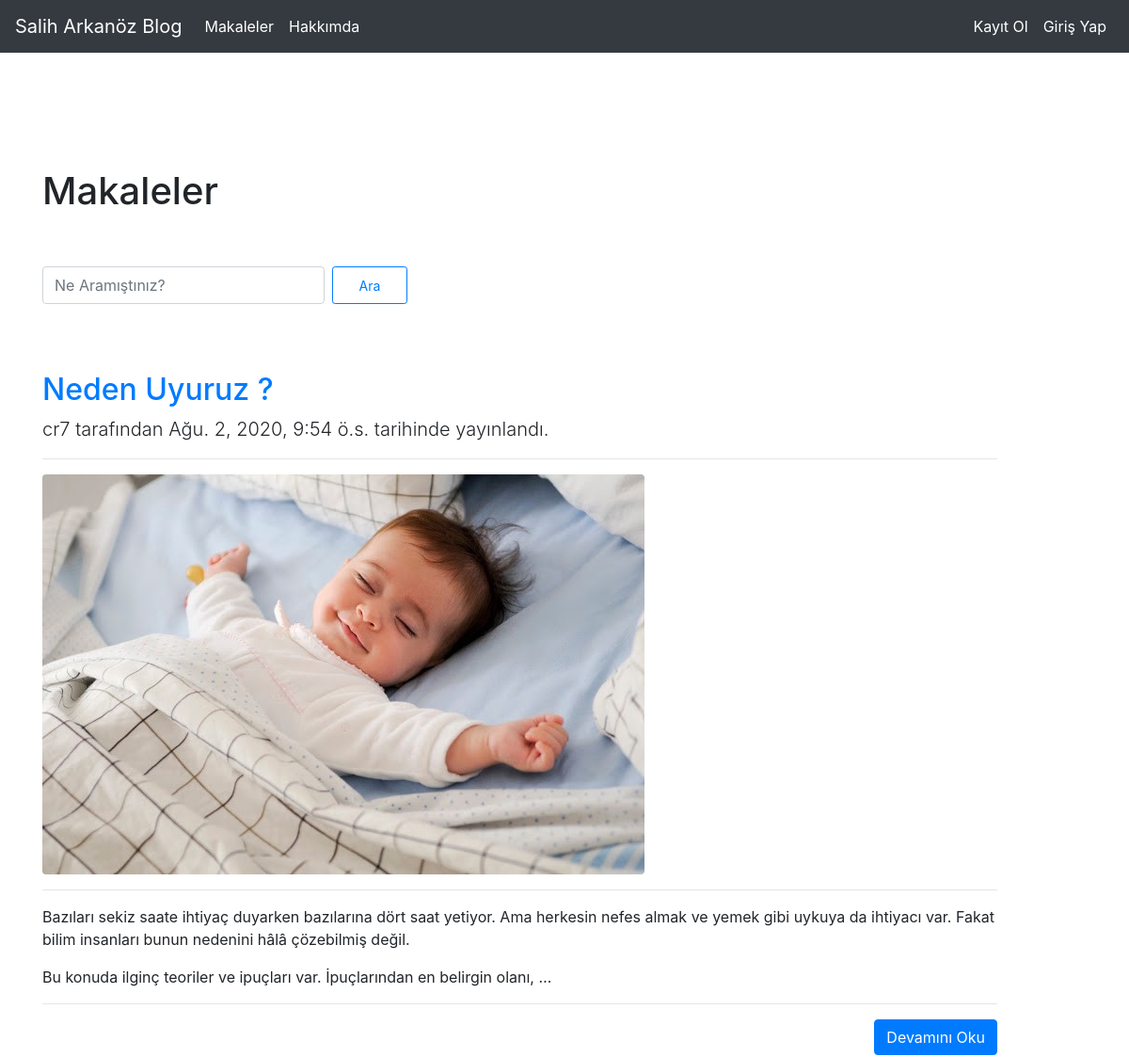
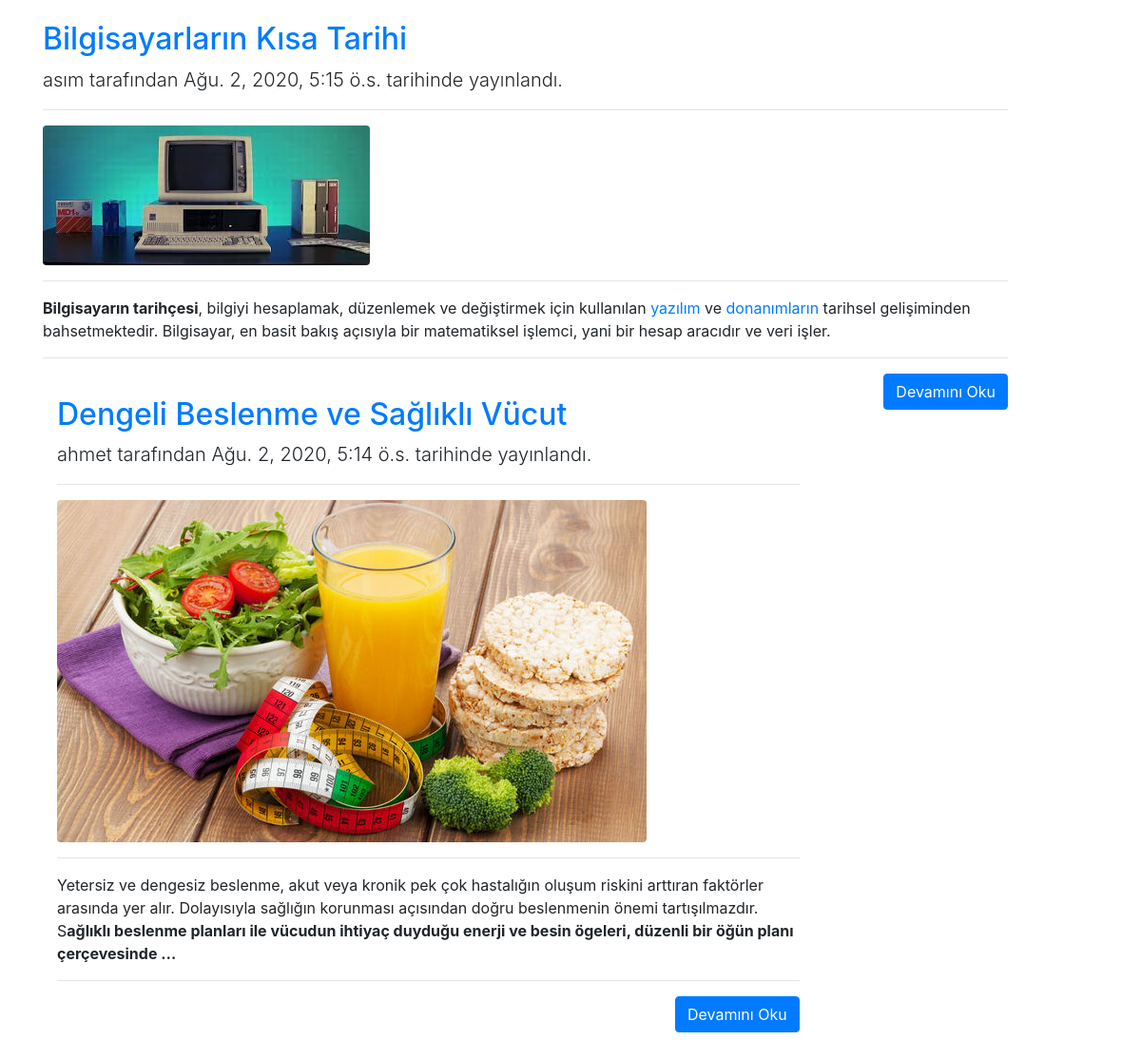
The app's page /articles/ with its own data (2 pictures, top to bottom).
### article/models.py (models this page shows, shortened)
class Article(models.Model):
    author  = models.ForeignKey("auth.User",on_delete= models.CASCADE,verbose_name="YAZAR")
    title = models.CharField(max_length=50,verbose_name="BAŞLIK")
    content = RichTextField(verbose_name="İÇERİK")
    created_date = models.DateTimeField(auto_now_add= True,verbose_name="OLUŞTURMA TARİHİ")
    article_image = models.FileField(blank=True,null=True,verbose_name="Görsel Ekleyin")
    class Meta:
        ordering = ["-created_date"]

### article/views.py (the view)
# urls.py: path('articles/', include("article.urls")),
def articles(request):
    keyword = request.GET.get("keyword")
    if keyword:
        articles = Article.objects.filter(title__contains = keyword)
        context  = {"articles":articles}
        return render(request,"articles.html",context)
    articles = Article.objects.all()
    return render(request,"articles.html",{"articles":articles})

### templates/articles.html (shortened to what this page needs)
{% extends "layout.html" %}
{% block body %}
<h1>Makaleler</h1>
{% if articles %}
<form class="form-inline mr-auto">
  <input class="form-control mr-sm-2" name ="keyword" type="text" style="width: 300px; height: 40px;" placeholder="Ne Aramıştınız?" aria-label="Search">
  <button class="btn btn-outline-primary btn-rounded btn-sm my-5" style="width: 80px; height: 40px" type="submit">Ara</button>
</form>
{% for article in articles  %}
<div class="row">
    <div class="col-lg-11">
        <h2 class="mt-4" ><a href="{% url 'article:detail' article.id %}">{{article.title}}</a></h2>
        <p class="lead">
          {{article.author}} tarafından {{article.created_date}} tarihinde yayınlandı.
        </p>
        <hr>
        {% if article.article_image %}
        <a href="{% url 'article:detail' article.id %}"><img class="img-fluid rounded"  src="{{article.article_image.url}}" alt=""></a>
        {% endif %}
        <hr>
        <p class="lead">{{article.content|safe|truncatewords:40}} </p>
        <hr>
        <a style="float:  right " class="btn btn-primary" href="{% url 'article:detail' article.id %}">Devamını Oku</a>
    </div>
</div>
{% endfor %}
{% endif %}
{% endblock body %}

### templates/layout.html (shortened to what this page needs)
{%load static %}
<!DOCTYPE html>
<html lang="en">
<head>
    <link rel="stylesheet" href="{% static 'css/bootstrap.min.css' %}">
</head>
<body>
    {% include "includes/navbar.html" %}
    <br>
    <br>
    <div style ="margin-top: 75px; margin-bottom: 130px;"class = "container">
        {% block body %}
        {% endblock body %}
    </div>
    </body>
</html>

### templates/includes/navbar.html (shortened to what this page needs)
<nav class="navbar navbar-expand-lg navbar-dark bg-dark">
    <a class="navbar-brand" href="/">Salih Arkanöz Blog</a>
    <div class="collapse navbar-collapse" id="navbarColor01">
      <ul class="navbar-nav mr-auto">
        <li class="nav-item active">
            <a class="nav-link" href="{% url 'article:articles'%}">Makaleler <span class="sr-only">(current)</span></a>
          </li>
          <li class="nav-item active">
            <a class="nav-link" href="{% url 'about'%}">Hakkımda <span class="sr-only">(current)</span></a>
          </li>
      </ul>
      <ul class="navbar-nav ml-auto">
          {% if request.user.is_authenticated %}
                    <li class="nav-item active">
                  <a class="nav-link" href="{% url 'article:dashboard'%}">Kontrol Paneli <span class="sr-only">(current)</span></a>
                <li class="nav-item active">
                  <a class="nav-link" href="{% url 'user:logout'%}">Çıkış Yap <span class="sr-only">(current)</span></a>
                </li>
          {% else %}
                      <li class="nav-item active">
                <a class="nav-link" href="{% url 'user:register'%}">Kayıt Ol <span class="sr-only">(current)</span></a>
              </li>
              <li class="nav-item active">
                <a class="nav-link" href="{% url 'user:login'%}">Giriş Yap <span class="sr-only">(current)</span></a>
              </li>
          {% endif %}
      </ul>
    </div>
</nav>

### records on screen
Article: title "Neden Uyuruz ?", author "cr7", created_date "Ağu. 2, 2020, 9:54 ö.s.", article_image (picture), content "Bazıları sekiz saate ihtiyaç duyarken bazılarına dört saat yetiyor. Ama herkesin nefes almak ve yemek gibi uykuya da ihtiyacı var. Fakat bilim insanları bunun nedenini hâlâ çözebilmiş değil. Bu konuda ilginç teoriler ve ipuçları var. İpuçlarından en belirgin olanı, …"
Article: title "Bilgisayarların Kısa Tarihi", author "asım", created_date "Ağu. 2, 2020, 5:15 ö.s.", article_image (picture), content "Bilgisayarın tarihçesi , bilgiyi hesaplamak, düzenlemek ve değiştirmek için kullanılan yazılım ve donanımların tarihsel gelişiminden bahsetmektedir. Bilgisayar, en basit bakış açısıyla bir matematiksel işlemci, yani bir hesap aracıdır ve veri işler."
Article: title "Dengeli Beslenme ve Sağlıklı Vücut", author "ahmet", created_date "Ağu. 2, 2020, 5:14 ö.s.", article_image (picture), content "Yetersiz ve dengesiz beslenme, akut veya kronik pek çok hastalığın oluşum riskini arttıran faktörler arasında yer alır. Dolayısıyla sağlığın korunması açısından doğru beslenmenin önemi tartışılmazdır. S ağlıklı beslenme planları ile vücudun ihtiyaç duyduğu enerji ve besin ögeleri, düzenli bir öğün planı çerçevesinde …"
